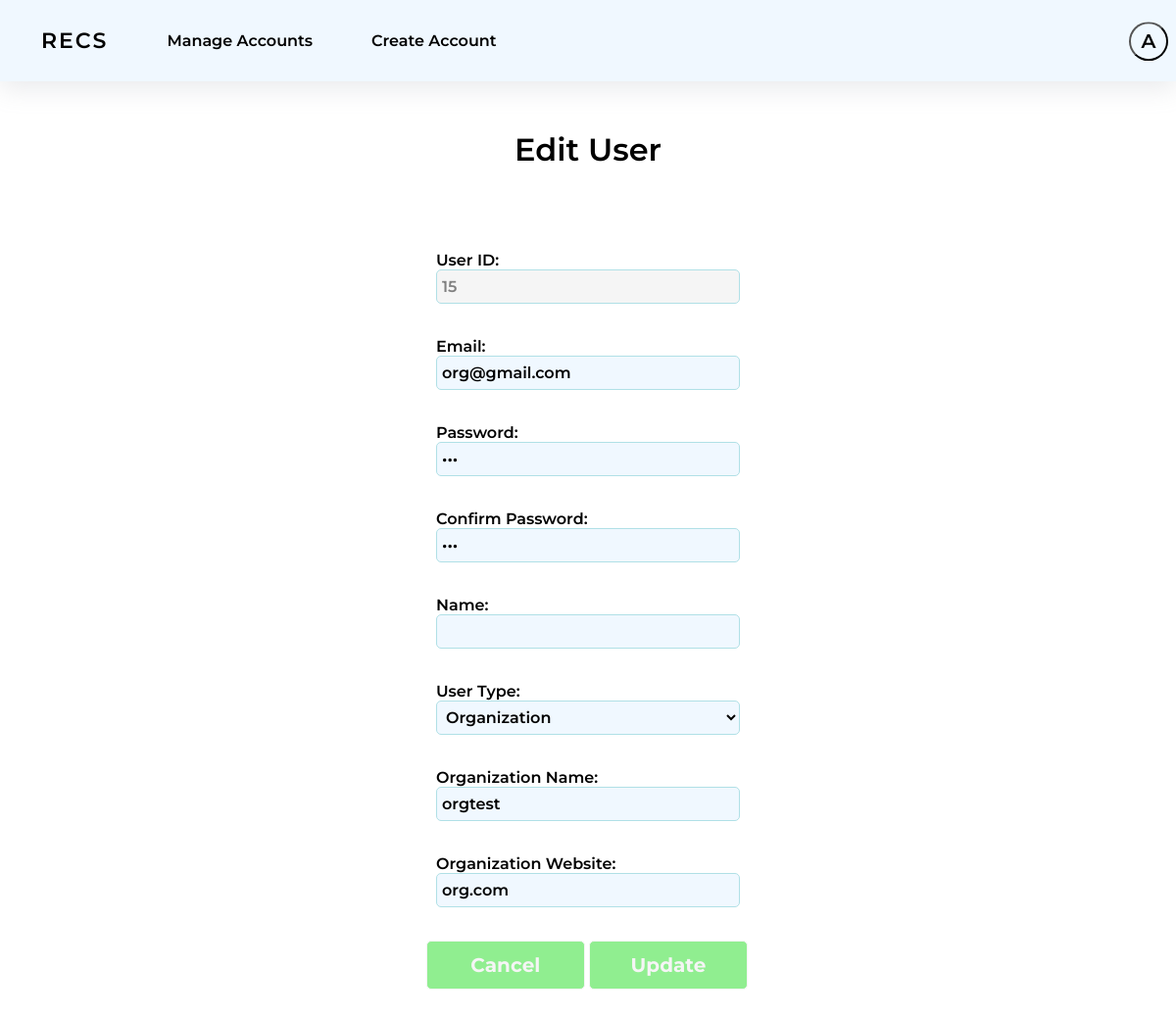
The app's page /main_web/edituser.php?userid=15 (signed in) with its own data.
### tables this page shows
CREATE TABLE `users` (
  `userID` smallint(6) NOT NULL,
  `userType` smallint(10) NOT NULL DEFAULT 1,
  `name` varchar(80) DEFAULT NULL,
  `password` char(100) DEFAULT NULL,
  `emailAddress` varchar(100) NOT NULL,
  `Organization Name` varchar(100) DEFAULT NULL,
  `Organization Website` varchar(100) DEFAULT NULL,
  `pricePlan` varchar(20) NOT NULL DEFAULT '0',
  `accountStatus` varchar(20) NOT NULL DEFAULT 'Available',
  `dateTimeOfCreation` datetime(6) NOT NULL DEFAULT current_timestamp(6)
);

### main_web/edituser.php (the view, shortened to what this page needs)
<?php
	$userType = $_SESSION['userType'];
?>
<!DOCTYPE html>
<html>
<head>
 <link rel="stylesheet" href="edituser_style.css?version7">
</head>
<body onload = 'checkOrg();'>
<?php
include ('inc_db_fyp.php');
if ($userType == '0')
{
?>
	<header>
		 <nav>
			<ul class="nav-titles">
				<li name = 'recs'><a name = 'recs' href="home.php">RECS</a></li>
				<li><a name = 'adminmanage' href="manageaccounts.php">Manage Accounts</a></li>
				<li><a name = 'admincreate' href="createaccount.php?id=orgcreateacc">Create Account</a></li>
			  </ul>
			<div class="dropdown">
				<button class="profile"><?=$_SESSION['name'][0]?></button>
			  </div>
		</nav>
	</header>
	<h1>Edit User</h1>
<?php
$sql = "SELECT * FROM users WHERE userID = ?";
$stmt = $conn->prepare($sql);
$stmt->bind_param("s", $user);
$stmt->execute();
$result = $stmt->get_result();
$row = mysqli_fetch_array($result);
echo"
<div class = 'reg'>
<form action = '' method = 'POST'>
		<div class = 'text_field'>
			<span>User ID:</span><input type='text' name='userid' value = '{$row["userID"]}' style = 'color:grey; background-color:whitesmoke' readonly />
		</div>
		<div class = 'text_field'>
			<span>Email:</span><input type='email' name='email' value = '{$row["emailAddress"]}' />
		</div>
		<div class = 'text_field'>
			<span>Password: </span><input type='password' name='password' value = '{$row["password"]}' required />
		</div>
		<div class = 'text_field'>
			<span>Confirm Password: </span><input type='password' name='cpassword' value = '{$row["password"]}' required />
		</div>
		<div class = 'text_field'>
			<span>Name: </span><input type='text' name='name' value = '{$row["userName"]}' required />
		</div>
		<div class = 'text_field'>
			<span>User Type: </span>
			<select name='userType' id='userType' class = 'userType' onchange = 'checkOrg();'>
			  <option value='0'" .(($row['userType'] == '0')? 'selected="selected"' : '') . ">Admin</option>
			  <option value='2'" . (($row['userType'] == '2')? 'selected="selected"' : '') . ">Individual</option>
			  <option value='1'" . (($row['userType'] == '1')? 'selected="selected"' : '') . ">Organization</option>
			</select>
		</div>
		<div class = 'text_field'>
			<span>Organization Name: </span><input type='text' id = 'orgname' name='orgname' value = '{$row["Organization Name"]}' required />
		</div>
		<div class = 'text_field'>
			<span>Organization Website: </span><input type='text' id = 'orgsite' name='orgsite' value = '{$row["Organization Website"]}' required />
		</div>
		<input type='button' value='Cancel' onclick='history.go(-1)'>
		<input type='submit' name = 'submit' value='Update'>
	</form>
</div>";
}
?>
</body>

### main_web/edituser_style.css (style rules this page uses)
* { box-sizing: border-box; margin: 0; padding: 0px 0px; font-family: "Montserrat", sans-serif; color: black; text-decoration: none; font-weight: 600; }
body { height: 1200px; }
h1 { padding: 20px 20px; color:black; }
header { justify-content: space-between; align-items: center; padding: 8px 1%; background: aliceblue; box-shadow: rgba(149, 157, 165, 0.2) 0px 8px 24px; }
.nav-titles { list-style: none; display: flex; overflow:hidden; }
.nav-titles li { padding: 0px 30px; }
.nav-titles li a { float: left; font-size: 16px; color: black; padding: 24px 0px; text-decoration: none; position:Relative; z-index: 2; }
li a[name='recs'] { letter-spacing: 2px; color:black; font-size: 22px; padding: 20px 0px; text-align: center; float: left; position:relative; }
.dropdown { right: 1px; float: right; }
.dropdown { font-weight: 600; display: flex; justify-content: space-between; list-style: none; }
.dropdown { content: ''; position: absolute; border: 0px solid #000; cursor: pointer; transform: translate(0%, -90%); padding: 21px 7px; z-index: 1; }
.profile { width: 40px; height: 40px; border-radius: 50%; background-color: transparent; display: flex; justify-content: center; align-items: center; text-align: center; font-size: 20px; text-transform: uppercase; }
h1 { text-align:center; padding: 50px 0px; }
.reg { width: 450px; margin: 0 auto; height: 900px; }
.reg form { padding: 0px 60px; box-sizing: border-box; }
form .text_field { position: relative; margin: 34px 10px; color:white; }
a[name='recs'] { text-decoration:none; color:black; }
.text_field input { width: 100%; padding: 0 5px; height: 35px; font-size: 16px; color: black; border: 1px solid PowderBlue; background-color : AliceBlue; border-radius: 5px; outline: none; }
.userType { width: 100%; padding: 0 5px; height: 35px; font-size: 16px; color: black; border: 1px solid PowderBlue; background-color : AliceBlue; border-radius: 5px; outline: none; }
input[type="submit"] { width: 49%; height: 50px; background: lightgreen; border: 1px solid whitesmoke; border-radius: 5px; font-size: 20px; color: whitesmoke; font-weight: 700; cursor: pointer; outline: none; }
input[type="button"] { width: 49%; height: 50px; background: lightgreen; border: 1px solid whitesmoke; border-radius: 5px; font-size: 20px; color: whitesmoke; font-weight: 700; cursor: pointer; outline: none; }
span { color:black; font-size: 16px; padding: 10px 0px; }

### records on screen
users: userid "15", email "org@gmail.com", userType "Organization", orgname "orgtest", orgsite "org.com"

### other values on screen
$_SESSION['name'][0] "A"
